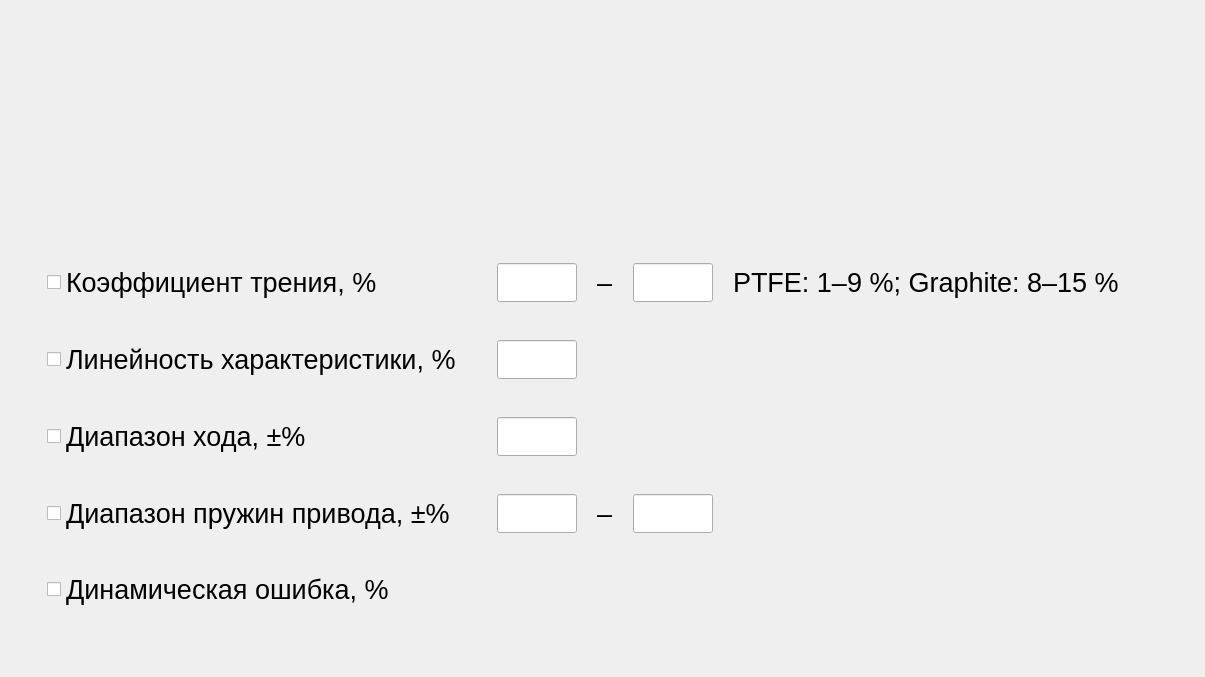
     <widget class="QWidget" name="tab_passFail">
      <attribute name="title">
       <string>Pass | Fail</string>
      </attribute>
      <layout class="QHBoxLayout" name="horizontalLayout_7">
       <item>
        <spacer name="horizontalSpacer_2">
         <property name="orientation">
          <enum>Qt::Orientation::Horizontal</enum>
         </property>
         <property name="sizeHint" stdset="0">
          <size>
           <width>18</width>
           <height>20</height>
          </size>
         </property>
        </spacer>
       </item>
       <item>
        <layout class="QVBoxLayout" name="verticalLayout_4">
         <item>
          <spacer name="verticalSpacer_2">
           <property name="orientation">
            <enum>Qt::Orientation::Vertical</enum>
           </property>
           <property name="sizeHint" stdset="0">
            <size>
             <width>20</width>
             <height>234</height>
            </size>
           </property>
          </spacer>
         </item>
         <item>
          <widget class="QWidget" name="widget_groupCrossingLimits" native="true">
           <layout class="QVBoxLayout" name="verticalLayout_3">
            <property name="spacing">
             <number>20</number>
            </property>
            <item>
             <widget class="QWidget" name="widget_crossingLimits_coefficientFriction" native="true">
              <property name="font">
               <font>
                <pointsize>20</pointsize>
               </font>
              </property>
              <layout class="QHBoxLayout" name="horizontalLayout_3">
               <property name="spacing">
                <number>20</number>
               </property>
               <item>
                <widget class="QCheckBox" name="checkBox_crossingLimits_coefficientFriction">
                 <property name="sizePolicy">
                  <sizepolicy hsizetype="Expanding" vsizetype="Fixed">
                   <horstretch>0</horstretch>
                   <verstretch>0</verstretch>
                  </sizepolicy>
                 </property>
                 <property name="minimumSize">
                  <size>
                   <width>430</width>
                   <height>0</height>
                  </size>
                 </property>
                 <property name="maximumSize">
                  <size>
                   <width>430</width>
                   <height>16777215</height>
                  </size>
                 </property>
                 <property name="font">
                  <font>
                   <pointsize>20</pointsize>
                  </font>
                 </property>
                 <property name="text">
                  <string>Коэффициент трения, %</string>
                 </property>
                </widget>
               </item>
               <item>
                <widget class="QLineEdit" name="lineEdit_crossingLimits_coefficientFriction_lower">
                 <property name="sizePolicy">
                  <sizepolicy hsizetype="Preferred" vsizetype="Fixed">
                   <horstretch>0</horstretch>
                   <verstretch>0</verstretch>
                  </sizepolicy>
                 </property>
                 <property name="minimumSize">
                  <size>
                   <width>80</width>
                   <height>0</height>
                  </size>
                 </property>
                 <property name="maximumSize">
                  <size>
                   <width>50</width>
                   <height>16777215</height>
                  </size>
                 </property>
                 <property name="font">
                  <font>
                   <pointsize>20</pointsize>
                  </font>
                 </property>
                 <property name="focusPolicy">
                  <enum>Qt::FocusPolicy::ClickFocus</enum>
                 </property>
                 <property name="alignment">
                  <set>Qt::AlignmentFlag::AlignCenter</set>
                 </property>
                </widget>
               </item>
               <item>
                <widget class="QLabel" name="label_crossingLimits_coefficientFriction_split">
                 <property name="font">
                  <font>
                   <pointsize>20</pointsize>
                  </font>
                 </property>
                 <property name="text">
                  <string>–</string>
                 </property>
                </widget>
               </item>
               <item>
                <widget class="QLineEdit" name="lineEdit_crossingLimits_coefficientFriction_upper">
                 <property name="sizePolicy">
                  <sizepolicy hsizetype="Preferred" vsizetype="Fixed">
                   <horstretch>0</horstretch>
                   <verstretch>0</verstretch>
                  </sizepolicy>
                 </property>
                 <property name="minimumSize">
                  <size>
                   <width>80</width>
                   <height>0</height>
                  </size>
                 </property>
                 <property name="maximumSize">
                  <size>
                   <width>50</width>
                   <height>16777215</height>
                  </size>
                 </property>
                 <property name="font">
                  <font>
                   <pointsize>20</pointsize>
                  </font>
                 </property>
                 <property name="focusPolicy">
                  <enum>Qt::FocusPolicy::ClickFocus</enum>
                 </property>
                 <property name="alignment">
                  <set>Qt::AlignmentFlag::AlignCenter</set>
                 </property>
                </widget>
               </item>
               <item>
                <widget class="QLabel" name="label_crossingLimits_coefficientFriction_info">
                 <property name="font">
                  <font>
                   <pointsize>20</pointsize>
                  </font>
                 </property>
                 <property name="text">
                  <string>PTFE: 1–9 %; Graphite: 8–15 %</string>
                 </property>
                </widget>
               </item>
               <item>
                <spacer name="horizontalSpacer_coefficientFriction">
                 <property name="font">
                  <font>
                   <pointsize>20</pointsize>
                  </font>
                 </property>
                 <property name="orientation">
                  <enum>Qt::Orientation::Horizontal</enum>
                 </property>
                 <property name="sizeHint" stdset="0">
                  <size>
                   <width>40</width>
                   <height>20</height>
                  </size>
                 </property>
                </spacer>
               </item>
              </layout>
             </widget>
            </item>
            <item>
             <widget class="QWidget" name="widget_crossingLimits_linearCharacteristic" native="true">
              <property name="font">
               <font>
                <pointsize>20</pointsize>
               </font>
              </property>
              <layout class="QHBoxLayout" name="horizontalLayout_2">
               <property name="spacing">
                <number>20</number>
               </property>
               <item>
                <widget class="QCheckBox" name="checkBox_crossingLimits_linearCharacteristic">
                 <property name="sizePolicy">
                  <sizepolicy hsizetype="Expanding" vsizetype="Fixed">
                   <horstretch>0</horstretch>
                   <verstretch>0</verstretch>
                  </sizepolicy>
                 </property>
                 <property name="minimumSize">
                  <size>
                   <width>430</width>
                   <height>0</height>
                  </size>
                 </property>
                 <property name="maximumSize">
                  <size>
                   <width>430</width>
                   <height>16777215</height>
                  </size>
                 </property>
                 <property name="font">
                  <font>
                   <pointsize>20</pointsize>
                  </font>
                 </property>
                 <property name="text">
                  <string>Линейность характеристики, %</string>
                 </property>
                </widget>
               </item>
               <item>
                <widget class="QLineEdit" name="lineEdit_crossingLimits_linearCharacteristic">
                 <property name="sizePolicy">
                  <sizepolicy hsizetype="Preferred" vsizetype="Fixed">
                   <horstretch>0</horstretch>
                   <verstretch>0</verstretch>
                  </sizepolicy>
                 </property>
                 <property name="minimumSize">
                  <size>
                   <width>80</width>
                   <height>0</height>
                  </size>
                 </property>
                 <property name="maximumSize">
                  <size>
                   <width>50</width>
                   <height>16777215</height>
                  </size>
                 </property>
                 <property name="font">
                  <font>
                   <pointsize>20</pointsize>
                  </font>
                 </property>
                 <property name="focusPolicy">
                  <enum>Qt::FocusPolicy::ClickFocus</enum>
                 </property>
                 <property name="alignment">
                  <set>Qt::AlignmentFlag::AlignCenter</set>
                 </property>
                </widget>
               </item>
               <item>
                <spacer name="horizontalSpacer_linearCharacteristic">
                 <property name="font">
                  <font>
                   <pointsize>20</pointsize>
                  </font>
                 </property>
                 <property name="orientation">
                  <enum>Qt::Orientation::Horizontal</enum>
                 </property>
                 <property name="sizeHint" stdset="0">
                  <size>
                   <width>40</width>
                   <height>20</height>
                  </size>
                 </property>
                </spacer>
               </item>
              </layout>
             </widget>
            </item>
            <item>
             <widget class="QWidget" name="widget_crossingLimits_range" native="true">
              <property name="font">
               <font>
                <pointsize>20</pointsize>
               </font>
              </property>
              <layout class="QHBoxLayout" name="horizontalLayout_4">
               <property name="spacing">
                <number>20</number>
               </property>
               <item>
                <widget class="QCheckBox" name="checkBox_crossingLimits_range">
                 <property name="sizePolicy">
                  <sizepolicy hsizetype="Expanding" vsizetype="Fixed">
                   <horstretch>0</horstretch>
                   <verstretch>0</verstretch>
                  </sizepolicy>
                 </property>
                 <property name="minimumSize">
                  <size>
                   <width>430</width>
                   <height>0</height>
                  </size>
                 </property>
                 <property name="maximumSize">
                  <size>
                   <width>430</width>
                   <height>16777215</height>
                  </size>
                 </property>
                 <property name="font">
                  <font>
                   <pointsize>20</pointsize>
                  </font>
                 </property>
                 <property name="text">
                  <string>Диапазон хода, ±%</string>
                 </property>
                </widget>
               </item>
               <item>
                <widget class="QLineEdit" name="lineEdit_crossingLimits_valveStroke">
                 <property name="sizePolicy">
                  <sizepolicy hsizetype="Preferred" vsizetype="Fixed">
                   <horstretch>0</horstretch>
                   <verstretch>0</verstretch>
                  </sizepolicy>
                 </property>
                 <property name="minimumSize">
                  <size>
                   <width>80</width>
                   <height>0</height>
                  </size>
                 </property>
                 <property name="maximumSize">
                  <size>
                   <width>50</width>
                   <height>16777215</height>
                  </size>
                 </property>
                 <property name="font">
                  <font>
                   <pointsize>20</pointsize>
                  </font>
                 </property>
                 <property name="focusPolicy">
                  <enum>Qt::FocusPolicy::ClickFocus</enum>
                 </property>
                 <property name="alignment">
                  <set>Qt::AlignmentFlag::AlignCenter</set>
                 </property>
                </widget>
               </item>
               <item>
                <spacer name="horizontalSpacer_crossingLimits_range">
                 <property name="font">
                  <font>
                   <pointsize>20</pointsize>
                  </font>
                 </property>
                 <property name="orientation">
                  <enum>Qt::Orientation::Horizontal</enum>
                 </property>
                 <property name="sizeHint" stdset="0">
                  <size>
                   <width>40</width>
                   <height>20</height>
                  </size>
                 </property>
                </spacer>
               </item>
              </layout>
             </widget>
            </item>
            <item>
             <widget class="QWidget" name="widget_crossingLimits_spring" native="true">
              <property name="font">
               <font>
                <pointsize>20</pointsize>
               </font>
              </property>
              <layout class="QHBoxLayout" name="horizontalLayout_5">
               <property name="spacing">
                <number>20</number>
               </property>
               <item>
                <widget class="QCheckBox" name="checkBox_crossingLimits_spring">
                 <property name="sizePolicy">
                  <sizepolicy hsizetype="Expanding" vsizetype="Fixed">
                   <horstretch>0</horstretch>
                   <verstretch>0</verstretch>
                  </sizepolicy>
                 </property>
                 <property name="minimumSize">
                  <size>
                   <width>430</width>
                   <height>0</height>
                  </size>
                 </property>
                 <property name="maximumSize">
                  <size>
                   <width>430</width>
                   <height>16777215</height>
                  </size>
                 </property>
                 <property name="font">
                  <font>
                   <pointsize>20</pointsize>
                  </font>
                 </property>
                 <property name="text">
                  <string>Диапазон пружин привода, ±%</string>
                 </property>
                </widget>
               </item>
               <item>
                <widget class="QLineEdit" name="lineEdit_crossingLimits_spring_lower">
                 <property name="sizePolicy">
                  <sizepolicy hsizetype="Preferred" vsizetype="Fixed">
                   <horstretch>0</horstretch>
                   <verstretch>0</verstretch>
                  </sizepolicy>
                 </property>
                 <property name="minimumSize">
                  <size>
                   <width>80</width>
                   <height>0</height>
                  </size>
                 </property>
                 <property name="maximumSize">
                  <size>
                   <width>50</width>
                   <height>16777215</height>
                  </size>
                 </property>
                 <property name="font">
                  <font>
                   <pointsize>20</pointsize>
                  </font>
                 </property>
                 <property name="focusPolicy">
                  <enum>Qt::FocusPolicy::ClickFocus</enum>
                 </property>
                 <property name="alignment">
                  <set>Qt::AlignmentFlag::AlignCenter</set>
                 </property>
                </widget>
               </item>
               <item>
                <widget class="QLabel" name="label_crossingLimits_spring">
                 <property name="font">
                  <font>
                   <pointsize>20</pointsize>
                  </font>
                 </property>
                 <property name="text">
                  <string>–</string>
                 </property>
                </widget>
               </item>
               <item>
                <widget class="QLineEdit" name="lineEdit_crossingLimits_spring_upper">
                 <property name="sizePolicy">
                  <sizepolicy hsizetype="Preferred" vsizetype="Fixed">
                   <horstretch>0</horstretch>
                   <verstretch>0</verstretch>
                  </sizepolicy>
                 </property>
                 <property name="minimumSize">
                  <size>
                   <width>80</width>
                   <height>0</height>
                  </size>
                 </property>
                 <property name="maximumSize">
                  <size>
                   <width>50</width>
                   <height>16777215</height>
                  </size>
                 </property>
                 <property name="font">
                  <font>
                   <pointsize>20</pointsize>
                  </font>
                 </property>
                 <property name="focusPolicy">
                  <enum>Qt::FocusPolicy::ClickFocus</enum>
                 </property>
                 <property name="alignment">
                  <set>Qt::AlignmentFlag::AlignCenter</set>
                 </property>
                </widget>
               </item>
               <item>
                <spacer name="horizontalSpacer_crossingLimits_spring">
                 <property name="font">
                  <font>
                   <pointsize>20</pointsize>
                  </font>
                 </property>
                 <property name="orientation">
                  <enum>Qt::Orientation::Horizontal</enum>
                 </property>
                 <property name="sizeHint" stdset="0">
                  <size>
                   <width>40</width>
                   <height>20</height>
                  </size>
                 </property>
                </spacer>
               </item>
              </layout>
             </widget>
            </item>
            <item>
             <widget class="QWidget" name="widget_crossingLimits_dinamicError" native="true">
              <property name="minimumSize">
               <size>
                <width>260</width>
                <height>0</height>
               </size>
              </property>
              <property name="font">
               <font>
                <pointsize>20</pointsize>
               </font>
              </property>
              <layout class="QHBoxLayout" name="horizontalLayout_6">
               <property name="spacing">
                <number>20</number>
               </property>
               <item>
                <widget class="QCheckBox" name="checkBox_crossingLimits_dinamicError">
                 <property name="sizePolicy">
                  <sizepolicy hsizetype="Expanding" vsizetype="Fixed">
                   <horstretch>0</horstretch>
                   <verstretch>0</verstretch>
                  </sizepolicy>
                 </property>
                 <property name="minimumSize">
                  <size>
                   <width>430</width>
                   <height>0</height>
                  </size>
                 </property>
                 <property name="maximumSize">
                  <size>
                   <width>430</width>
                   <height>16777215</height>
                  </size>
                 </property>
                 <property name="font">
                  <font>
                   <pointsize>20</pointsize>
                  </font>
                 </property>
                 <property name="text">
                  <string>Динамическая ошибка, %</string>
                 </property>
                </widget>
               </item>
               <item>
                <spacer name="horizontalSpacer_crossingLimits_dinamicError">
                 <property name="font">
                  <font>
                   <pointsize>20</pointsize>
                  </font>
                 </property>
                 <property name="orientation">
                  <enum>Qt::Orientation::Horizontal</enum>
                 </property>
                 <property name="sizeHint" stdset="0">
                  <size>
                   <width>40</width>
                   <height>20</height>
                  </size>
                 </property>
                </spacer>
               </item>
              </layout>
             </widget>
            </item>
           </layout>
          </widget>
         </item>
         <item>
          <spacer name="verticalSpacer">
           <property name="orientation">
            <enum>Qt::Orientation::Vertical</enum>
           </property>
           <property name="sizeHint" stdset="0">
            <size>
             <width>20</width>
             <height>40</height>
            </size>
           </property>
          </spacer>
         </item>
        </layout>
       </item>
       <item>
        <spacer name="horizontalSpacer_4">
         <property name="orientation">
          <enum>Qt::Orientation::Horizontal</enum>
         </property>
         <property name="sizeHint" stdset="0">
          <size>
           <width>17</width>
           <height>20</height>
          </size>
         </property>
        </spacer>
       </item>
      </layout>
     </widget>
